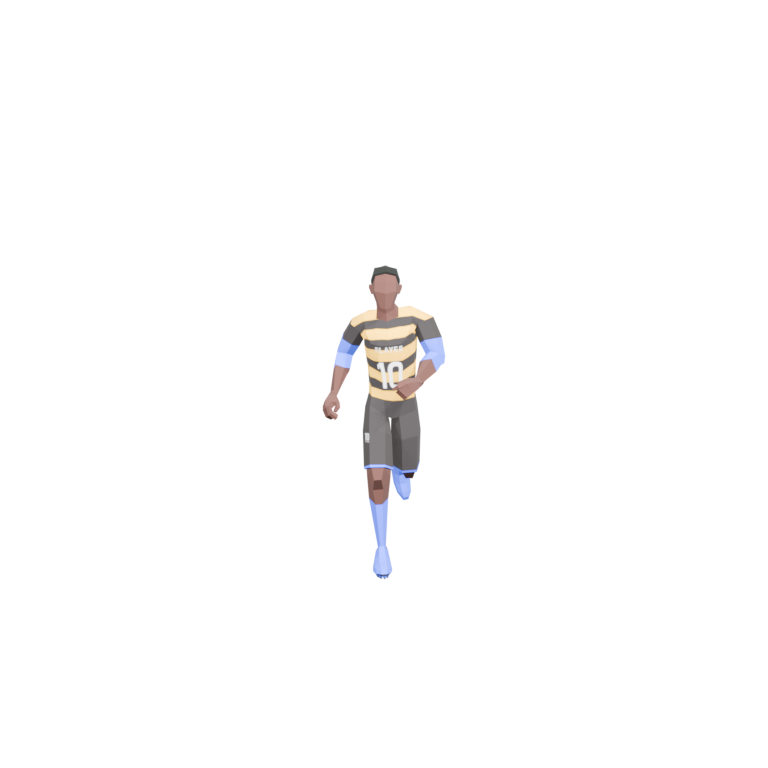
#> input picture tmp/player_men_sheet/man_a.png, 768 x 768 px, found by its file name; the run also reads 1 picture not shown here
$ python build_player_model_preview.py
#> lines starting #> are read from the running program, lines starting #| are printed output that depends on the picture
from __future__ import annotations

from pathlib import Path
from PIL import Image, ImageFilter, ImageOps, ImageDraw


ROOT = Path("/Volumes/Mac Satecchi/Mac/Web-stats")
SRC = ROOT / "tmp" / "player_men_sheet"
OUT_DIR = ROOT / "tmp" / "player_model_preview"
OUT_DIR.mkdir(parents=True, exist_ok=True)

FILES = [
    ("man_a.png", "A"),
    ("man_b.png", "B"),
    ("man_c.png", "C"),
]


def crop_subject(im: Image.Image, pad: int = 24) -> Image.Image:
    bbox = im.getchannel("A").getbbox()
    if not bbox:
        return im.copy()
    left, top, right, bottom = bbox
    left = max(0, left - pad)
    top = max(0, top - pad)
    right = min(im.width, right + pad)
    bottom = min(im.height, bottom + pad)
    return im.crop((left, top, right, bottom))


def add_outline(im: Image.Image) -> Image.Image:
    alpha = im.getchannel("A")
    edge = alpha.filter(ImageFilter.MaxFilter(7))
    outline = Image.new("RGBA", im.size, (255, 255, 255, 0))
    opx = outline.load()
    apx = alpha.load()
    epx = edge.load()
    for y in range(im.height):
        for x in range(im.width):
            if epx[x, y] and not apx[x, y]:
                opx[x, y] = (245, 248, 255, 255)
    out = Image.alpha_composite(outline, im)
    return out


def build_card(im: Image.Image, label: str) -> Image.Image:
    card = Image.new("RGBA", (560, 760), (10, 16, 28, 255))
    inner = Image.new("RGBA", (520, 720), (16, 24, 38, 255))
    card.alpha_composite(inner, (20, 20))

    subject = crop_subject(im)
    subject = add_outline(subject)
    subject = ImageOps.contain(subject, (420, 560), Image.LANCZOS)

    shadow = Image.new("RGBA", subject.size, (0, 0, 0, 0))
    sdraw = ImageDraw.Draw(shadow)
    sdraw.ellipse((subject.width * 0.22, subject.height * 0.84, subject.width * 0.78, subject.height * 0.96), fill=(0, 0, 0, 90))
    shadow = shadow.filter(ImageFilter.GaussianBlur(10))

    x = (560 - subject.width) // 2
    y = 80
    card.alpha_composite(shadow, (x, y))
    card.alpha_composite(subject, (x, y))

    draw = ImageDraw.Draw(card)
    draw.rounded_rectangle((210, 24, 350, 64), radius=20, fill=(33, 41, 59, 230), outline=(148, 163, 184, 120), width=2)
    draw.text((278, 44), f"MODELO {label}", anchor="mm", fill=(248, 250, 252, 255))
    return card


def main() -> None:
    cards = []
    for filename, label in FILES:
        im = Image.open(SRC / filename).convert("RGBA")
#> im is the input picture: PIL image 768x768 RGBA; mean R, G, B, A 4.4, 4.2, 4.3, 6.3
        cards.append(build_card(im, label))
#> in build_card, `card = Image.new("RGBA", (560, 760), (10, 16, 28, 255))`:
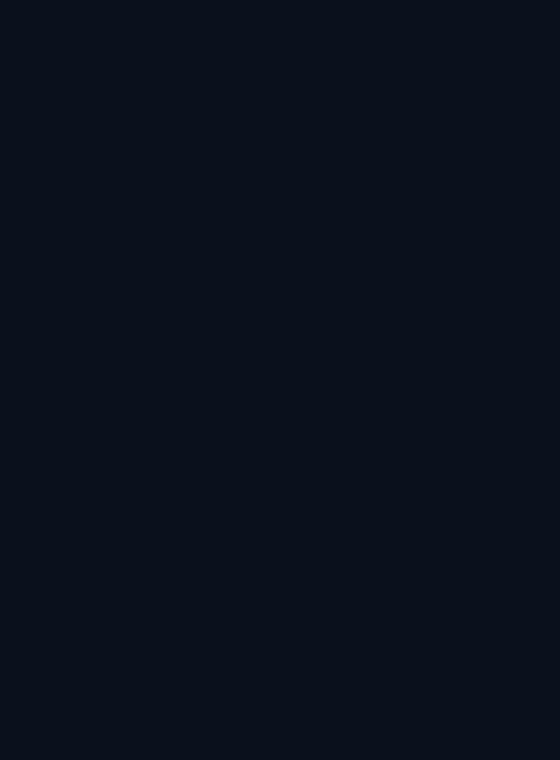
#> card: PIL image 560x760 RGBA; mean R, G, B, A 10, 16, 28, 255
#> in crop_subject, `bbox = im.getchannel("A").getbbox()`: bbox = (322, 264, 446, 580)
#> in crop_subject, `left, top, right, bottom = bbox`: left = 322; top = 264; right = 446; bottom = 580
#> in crop_subject, `left = max(0, left - pad)`: left = 298
#> in crop_subject, `top = max(0, top - pad)`: top = 240
#> in crop_subject, `right = min(im.width, right + pad)`: right = 470
#> in crop_subject, `bottom = min(im.height, bottom + pad)`: bottom = 604
#> in add_outline, `edge = alpha.filter(ImageFilter.MaxFilter(7))`:
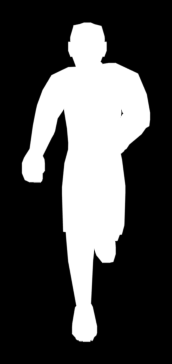
#> edge: PIL image 172x364 L; min 0, max 255, mean 74.5
#> in build_card, `shadow = Image.new("RGBA", subject.size, (0, 0, 0, 0))`: shadow: PIL image 265x560 RGBA; every value is 0
#> in build_card, `shadow = shadow.filter(ImageFilter.GaussianBlur(10))`:
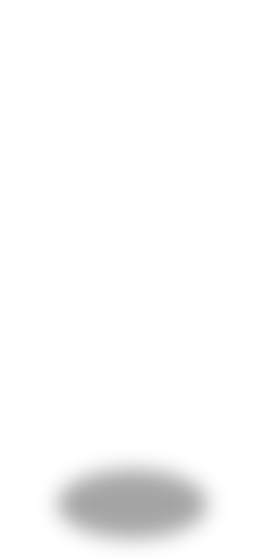
#> shadow: PIL image 265x560 RGBA; mean R, G, B, A 0, 0, 0, 4.8; transparent parts drawn white
#> in build_card, `card.alpha_composite(subject, (x, y))`:
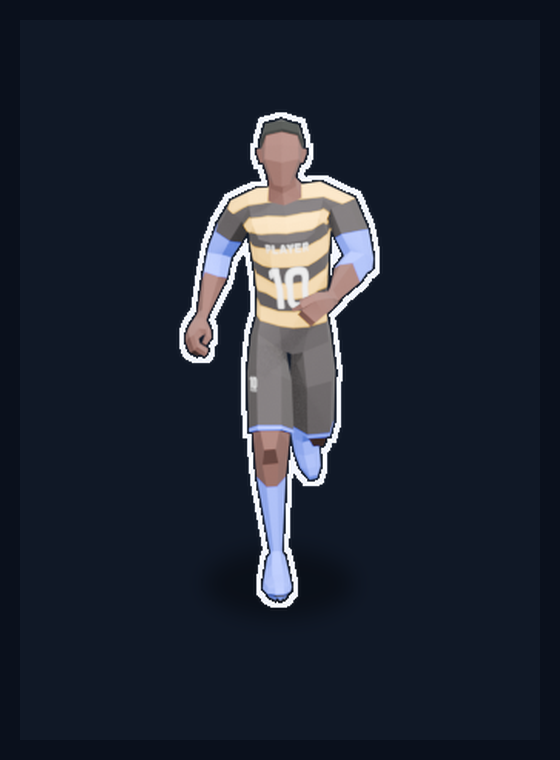
#> card: PIL image 560x760 RGBA; mean R, G, B, A 31.5, 37.5, 50.1, 255
#> pass 2 of the loop in main, `for filename, label in FILES:`:
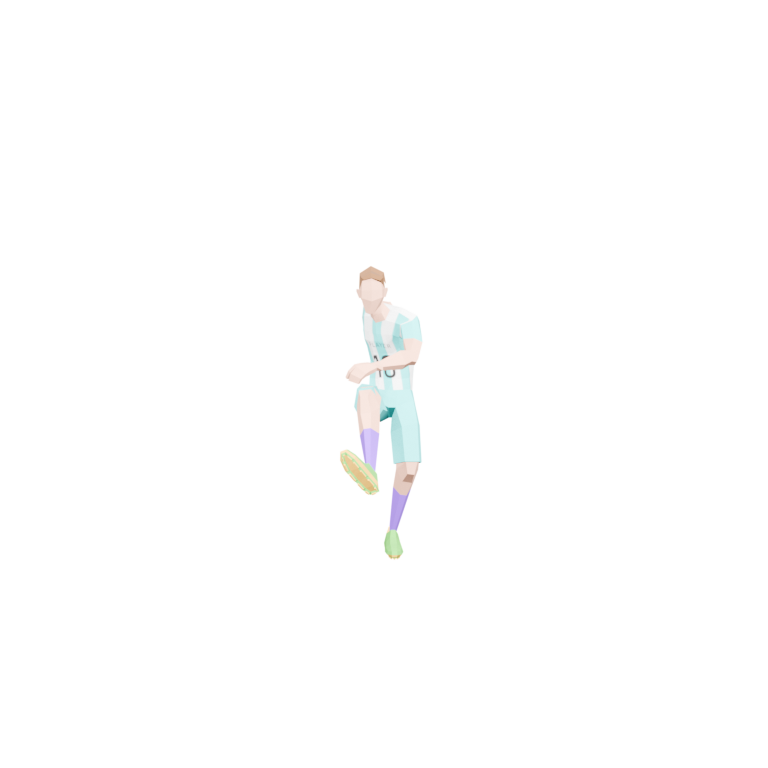
#> input picture tmp/player_men_sheet/man_b.png, 768 x 768 px, found by its file name
#> in main, im is the input picture: PIL image 768x768 RGBA; mean R, G, B, A 4.9, 4.9, 4.9, 5
#> alpha: PIL image 133x344 L
#> edge: PIL image 133x344 L
#> out: PIL image 133x344 RGBA
#> subject: PIL image 217x560 RGBA
#> in build_card (call 2), `shadow = shadow.filter(ImageFilter.GaussianBlur(10))`:
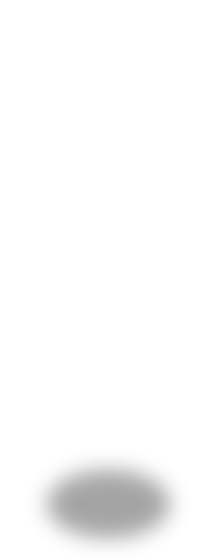
#> shadow: PIL image 217x560 RGBA; mean R, G, B, A 0, 0, 0, 4.9; transparent parts drawn white
#> in build_card (call 2), `card.alpha_composite(subject, (x, y))`:
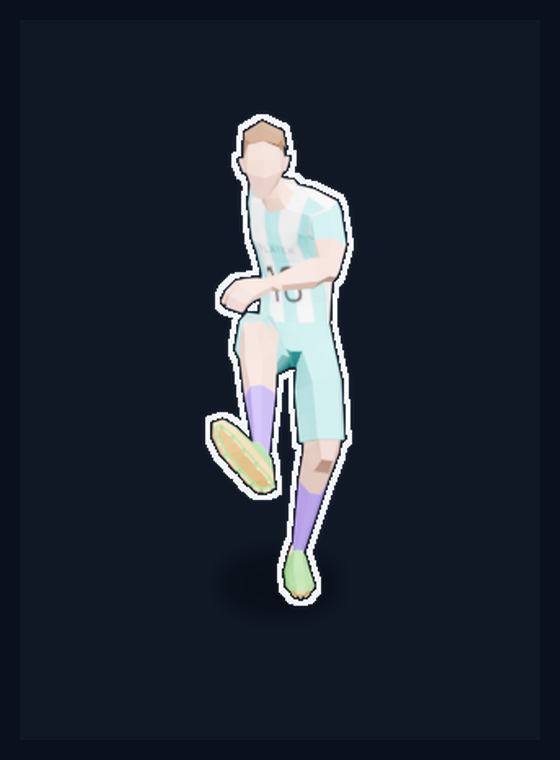
#> card: PIL image 560x760 RGBA; mean R, G, B, A 34.5, 41.8, 54, 255
#> pass 3 of the loop in main, `for filename, label in FILES:`:
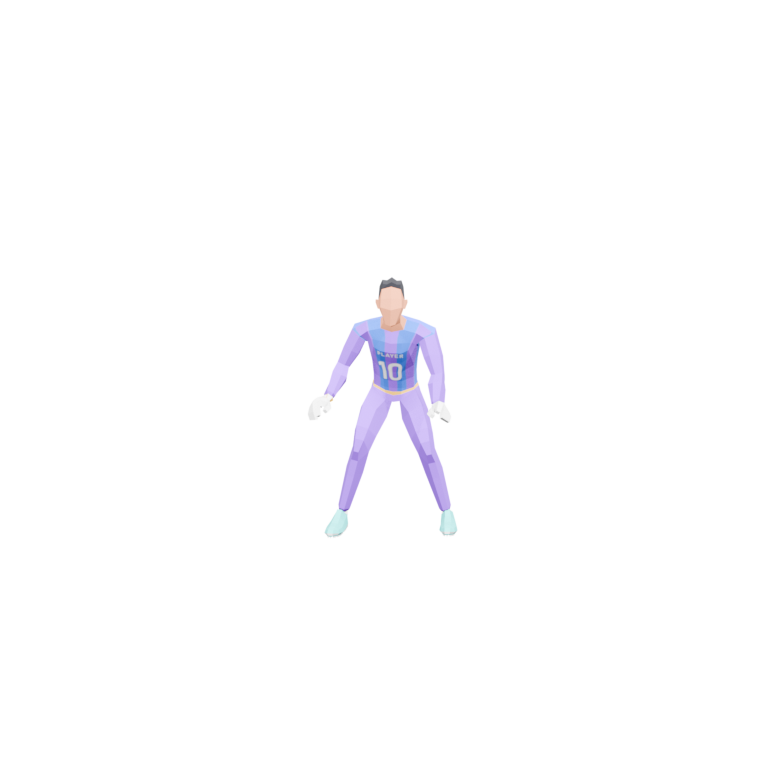
#> input picture tmp/player_men_sheet/man_c.png, 768 x 768 px, found by its file name
#> in main, im is the input picture: PIL image 768x768 RGBA; mean R, G, B, A 5, 4.7, 5.9, 5.8
#> alpha: PIL image 199x311 L
#> edge: PIL image 199x311 L
#> out: PIL image 199x311 RGBA
#> subject: PIL image 358x560 RGBA
#> in build_card (call 3), `shadow = shadow.filter(ImageFilter.GaussianBlur(10))`:
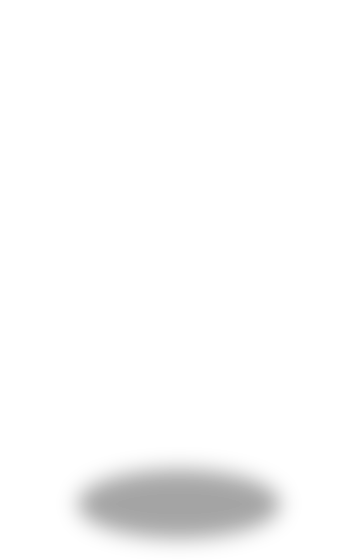
#> shadow: PIL image 358x560 RGBA; mean R, G, B, A 0, 0, 0, 4.8; transparent parts drawn white
#> in build_card (call 3), `card.alpha_composite(subject, (x, y))`:
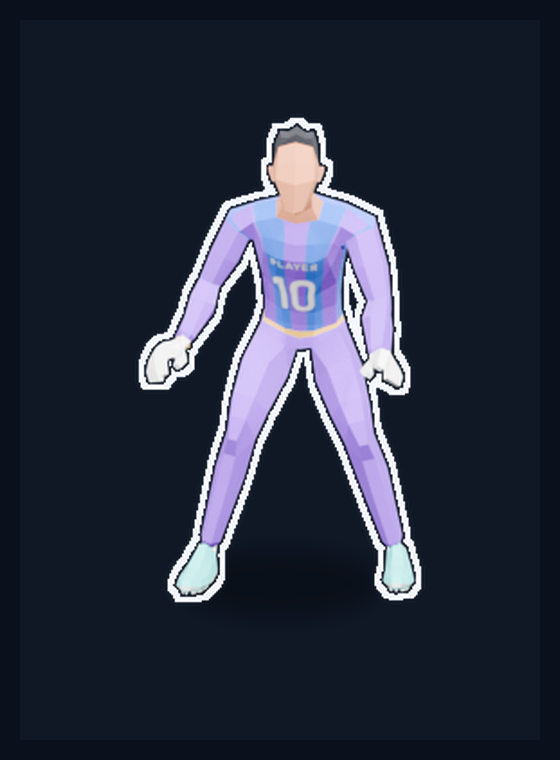
#> card: PIL image 560x760 RGBA; mean R, G, B, A 40.9, 46.6, 63.2, 255

    sheet = Image.new("RGBA", (len(cards) * 560, 760), (6, 10, 18, 255))
    for i, card in enumerate(cards):
        sheet.alpha_composite(card, (i * 560, 0))
#> this loop made 3 passes
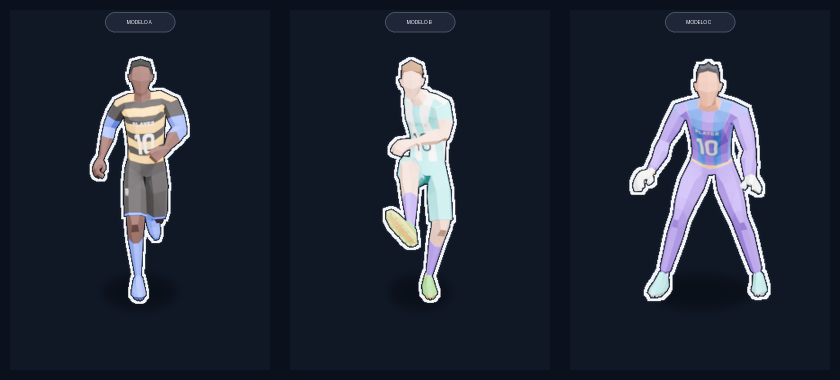
#> sheet: PIL image 1680x760 RGBA (shown at 1/2 size); mean R, G, B, A 35.9, 42.3, 56.1, 255

    sheet.save(OUT_DIR / "player_models_improved_sheet.png")

    # selected best option for further integration
    best = crop_subject(Image.open(SRC / "man_b.png").convert("RGBA"))
    best = add_outline(best)
    best = ImageOps.contain(best, (768, 1024), Image.LANCZOS)
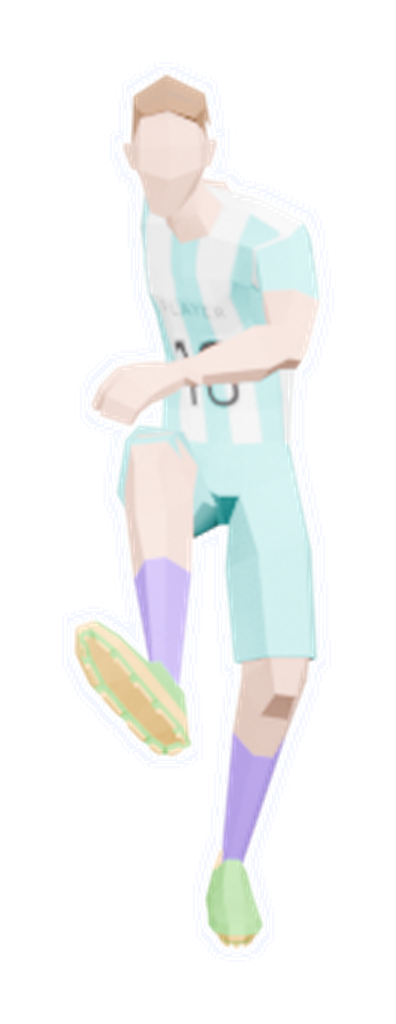
#> best: PIL image 396x1024 RGBA; mean R, G, B, A 85.6, 86.8, 86.3, 82.9; transparent parts drawn white
    canvas = Image.new("RGBA", (900, 1100), (0, 0, 0, 0))
#> canvas: PIL image 900x1100 RGBA; every value is 0
    x = (canvas.width - best.width) // 2
#> x = 252
    y = 30
    shadow = Image.new("RGBA", canvas.size, (0, 0, 0, 0))
    draw = ImageDraw.Draw(shadow)
    draw.ellipse((canvas.width * 0.34, 930, canvas.width * 0.66, 1010), fill=(0, 0, 0, 120))
    shadow = shadow.filter(ImageFilter.GaussianBlur(14))
#> shadow: PIL image 900x1100 RGBA
    canvas.alpha_composite(shadow)
    canvas.alpha_composite(best, (x, y))
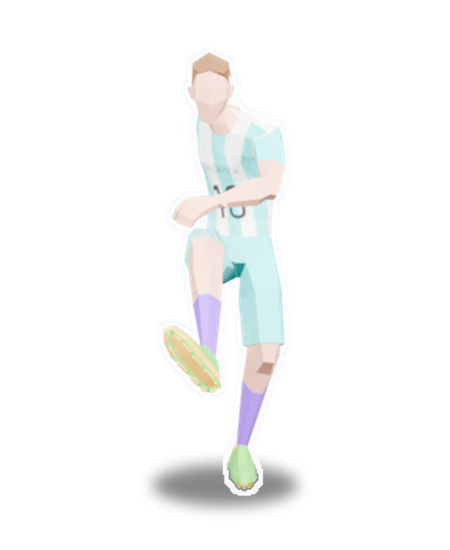
#> canvas: PIL image 900x1100 RGBA (shown at 1/2 size); mean R, G, B, A 34.7, 35.2, 35, 35.8; transparent parts drawn white
    canvas.save(OUT_DIR / "player_model_best_v1.png")


if __name__ == "__main__":
    main()
